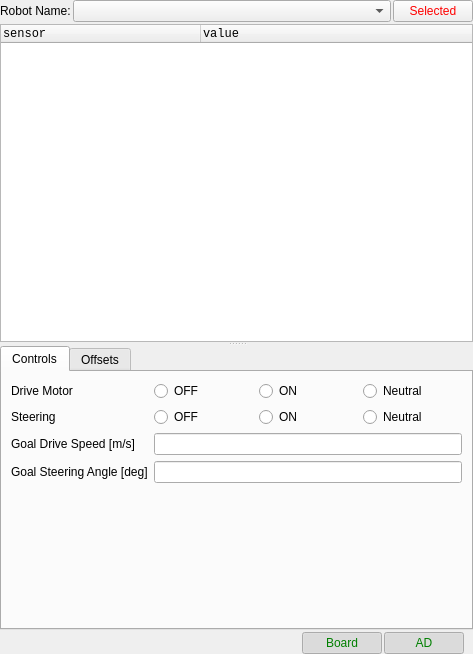
<?xml version="1.0" encoding="UTF-8"?>
<ui version="4.0">
 <class>PanelWidget</class>
 <widget class="QWidget" name="PanelWidget">
  <property name="geometry">
   <rect>
    <x>0</x>
    <y>0</y>
    <width>473</width>
    <height>654</height>
   </rect>
  </property>
  <property name="windowTitle">
   <string>Form</string>
  </property>
  <layout class="QVBoxLayout" name="verticalLayout">
   <property name="spacing">
    <number>2</number>
   </property>
   <property name="leftMargin">
    <number>0</number>
   </property>
   <property name="topMargin">
    <number>0</number>
   </property>
   <property name="rightMargin">
    <number>0</number>
   </property>
   <property name="bottomMargin">
    <number>0</number>
   </property>
   <item>
    <layout class="QHBoxLayout" name="robotNameLayout">
     <item>
      <widget class="QLabel" name="robotNameLabel">
       <property name="text">
        <string>Robot Name:</string>
       </property>
      </widget>
     </item>
     <item>
      <widget class="QComboBox" name="robotNameCombo">
       <property name="sizePolicy">
        <sizepolicy hsizetype="Expanding" vsizetype="Fixed">
         <horstretch>0</horstretch>
         <verstretch>0</verstretch>
        </sizepolicy>
       </property>
      </widget>
     </item>
     <item>
      <widget class="QPushButton" name="robotSelectedButton">
       <property name="toolTip">
        <string>Tools and teleoperation on/off</string>
       </property>
       <property name="styleSheet">
        <string notr="true">QPushButton {
    color: red;
}
QPushButton:checked {
    color: green;
}</string>
       </property>
       <property name="text">
        <string>Selected</string>
       </property>
       <property name="checkable">
        <bool>true</bool>
       </property>
       <property name="checked">
        <bool>false</bool>
       </property>
      </widget>
     </item>
    </layout>
   </item>
   <item>
    <widget class="QSplitter" name="splitter">
     <property name="orientation">
      <enum>Qt::Vertical</enum>
     </property>
     <widget class="QTreeWidget" name="treeWidget">
      <property name="font">
       <font>
        <family>Monospace</family>
       </font>
      </property>
      <property name="columnCount">
       <number>2</number>
      </property>
      <attribute name="headerVisible">
       <bool>true</bool>
      </attribute>
      <attribute name="headerDefaultSectionSize">
       <number>200</number>
      </attribute>
      <column>
       <property name="text">
        <string notr="true">sensor</string>
       </property>
      </column>
      <column>
       <property name="text">
        <string notr="true">value</string>
       </property>
      </column>
     </widget>
     <widget class="QTabWidget" name="controlsTabWidget">
      <property name="currentIndex">
       <number>0</number>
      </property>
      <widget class="QWidget" name="controlsTab">
       <attribute name="title">
        <string>Controls</string>
       </attribute>
       <layout class="QFormLayout" name="formLayout">
        <item row="0" column="0">
         <widget class="QLabel" name="motorLabel">
          <property name="text">
           <string>Drive Motor</string>
          </property>
         </widget>
        </item>
        <item row="0" column="1">
         <layout class="QHBoxLayout" name="motorRadioLayout">
          <item>
           <widget class="QRadioButton" name="motorOffRadio">
            <property name="text">
             <string>OFF</string>
            </property>
            <attribute name="buttonGroup">
             <string notr="true">motorGroup</string>
            </attribute>
           </widget>
          </item>
          <item>
           <widget class="QRadioButton" name="motorOnRadio">
            <property name="text">
             <string>ON</string>
            </property>
            <attribute name="buttonGroup">
             <string notr="true">motorGroup</string>
            </attribute>
           </widget>
          </item>
          <item>
           <widget class="QRadioButton" name="motorNeutralRadio">
            <property name="text">
             <string>Neutral</string>
            </property>
            <attribute name="buttonGroup">
             <string notr="true">motorGroup</string>
            </attribute>
           </widget>
          </item>
         </layout>
        </item>
        <item row="2" column="0">
         <widget class="QLabel" name="servoLabel">
          <property name="text">
           <string>Steering</string>
          </property>
         </widget>
        </item>
        <item row="2" column="1">
         <layout class="QHBoxLayout" name="servoRadioLayout">
          <item>
           <widget class="QRadioButton" name="servoOffRadio">
            <property name="text">
             <string>OFF</string>
            </property>
            <attribute name="buttonGroup">
             <string notr="true">servoGroup</string>
            </attribute>
           </widget>
          </item>
          <item>
           <widget class="QRadioButton" name="servoOnRadio">
            <property name="text">
             <string>ON</string>
            </property>
            <attribute name="buttonGroup">
             <string notr="true">servoGroup</string>
            </attribute>
           </widget>
          </item>
          <item>
           <widget class="QRadioButton" name="servoNeutralRadio">
            <property name="text">
             <string>Neutral</string>
            </property>
            <attribute name="buttonGroup">
             <string notr="true">servoGroup</string>
            </attribute>
           </widget>
          </item>
         </layout>
        </item>
        <item row="4" column="0">
         <widget class="QLabel" name="motorSpeedlabel">
          <property name="text">
           <string>Goal Drive Speed [m/s]</string>
          </property>
         </widget>
        </item>
        <item row="4" column="1">
         <widget class="QLineEdit" name="driveSpeedEdit"/>
        </item>
        <item row="5" column="0">
         <widget class="QLabel" name="steeringLabel">
          <property name="text">
           <string>Goal Steering Angle [deg]</string>
          </property>
         </widget>
        </item>
        <item row="5" column="1">
         <widget class="QLineEdit" name="steeringEdit"/>
        </item>
       </layout>
      </widget>
      <widget class="QWidget" name="offsetsTab">
       <attribute name="title">
        <string>Offsets</string>
       </attribute>
       <layout class="QGridLayout" name="gridLayout">
        <item row="0" column="0">
         <widget class="QLabel" name="label">
          <property name="sizePolicy">
           <sizepolicy hsizetype="Preferred" vsizetype="Minimum">
            <horstretch>0</horstretch>
            <verstretch>0</verstretch>
           </sizepolicy>
          </property>
          <property name="font">
           <font>
            <weight>75</weight>
            <bold>true</bold>
           </font>
          </property>
          <property name="text">
           <string>Put the robot on horizontal surface and press the button:</string>
          </property>
          <property name="alignment">
           <set>Qt::AlignBottom|Qt::AlignLeading|Qt::AlignLeft</set>
          </property>
          <property name="wordWrap">
           <bool>true</bool>
          </property>
         </widget>
        </item>
        <item row="0" column="1">
         <widget class="QPushButton" name="calibrateButton">
          <property name="toolTip">
           <string>You'll need to wait few seconds.</string>
          </property>
          <property name="text">
           <string>Calibrate</string>
          </property>
         </widget>
        </item>
        <item row="1" column="0" colspan="2">
         <widget class="QLabel" name="offsetsLabel">
          <property name="sizePolicy">
           <sizepolicy hsizetype="Preferred" vsizetype="Expanding">
            <horstretch>0</horstretch>
            <verstretch>0</verstretch>
           </sizepolicy>
          </property>
          <property name="text">
           <string>Offset Values</string>
          </property>
         </widget>
        </item>
        <item row="2" column="0" colspan="2">
         <widget class="QLabel" name="label_2">
          <property name="sizePolicy">
           <sizepolicy hsizetype="Preferred" vsizetype="Minimum">
            <horstretch>0</horstretch>
            <verstretch>0</verstretch>
           </sizepolicy>
          </property>
          <property name="font">
           <font>
            <weight>75</weight>
            <italic>true</italic>
            <bold>true</bold>
           </font>
          </property>
          <property name="text">
           <string>While steering being Neutral, manually make the front wheels be directed front. Then enter the value of current steering angle into the field below:</string>
          </property>
          <property name="alignment">
           <set>Qt::AlignBottom|Qt::AlignLeading|Qt::AlignLeft</set>
          </property>
          <property name="wordWrap">
           <bool>true</bool>
          </property>
         </widget>
        </item>
        <item row="3" column="0">
         <widget class="QLabel" name="steeringOffsetLabel">
          <property name="text">
           <string>Steering Angle [deg] :</string>
          </property>
         </widget>
        </item>
        <item row="3" column="1">
         <widget class="QLineEdit" name="steeringOffsetEdit">
          <property name="sizePolicy">
           <sizepolicy hsizetype="Minimum" vsizetype="Fixed">
            <horstretch>0</horstretch>
            <verstretch>0</verstretch>
           </sizepolicy>
          </property>
          <property name="toolTip">
           <string>Separate calibration for steering</string>
          </property>
         </widget>
        </item>
       </layout>
      </widget>
     </widget>
    </widget>
   </item>
   <item>
    <layout class="QHBoxLayout" name="buttonsLayout">
     <property name="leftMargin">
      <number>9</number>
     </property>
     <property name="rightMargin">
      <number>9</number>
     </property>
     <item>
      <widget class="QLabel" name="batteryLabel">
       <property name="toolTip">
        <string>Motor Battery</string>
       </property>
       <property name="text">
        <string/>
       </property>
       <property name="pixmap">
        <pixmap resource="../res/main.qrc">:/battery_4.png</pixmap>
       </property>
      </widget>
     </item>
     <item>
      <widget class="QLabel" name="joyLabel">
       <property name="maximumSize">
        <size>
         <width>32</width>
         <height>32</height>
        </size>
       </property>
       <property name="text">
        <string/>
       </property>
       <property name="pixmap">
        <pixmap resource="../res/main.qrc">:/joystick.png</pixmap>
       </property>
       <property name="scaledContents">
        <bool>true</bool>
       </property>
      </widget>
     </item>
     <item>
      <spacer name="horizontalSpacer">
       <property name="orientation">
        <enum>Qt::Horizontal</enum>
       </property>
       <property name="sizeHint" stdset="0">
        <size>
         <width>40</width>
         <height>20</height>
        </size>
       </property>
      </spacer>
     </item>
     <item>
      <widget class="QLabel" name="errorLabel">
       <property name="text">
        <string/>
       </property>
       <property name="pixmap">
        <pixmap resource="../res/main.qrc">:/error.png</pixmap>
       </property>
       <property name="alignment">
        <set>Qt::AlignCenter</set>
       </property>
      </widget>
     </item>
     <item>
      <widget class="QPushButton" name="boardButton">
       <property name="sizePolicy">
        <sizepolicy hsizetype="Minimum" vsizetype="Preferred">
         <horstretch>0</horstretch>
         <verstretch>0</verstretch>
        </sizepolicy>
       </property>
       <property name="toolTip">
        <string>Baseboard on/off</string>
       </property>
       <property name="styleSheet">
        <string notr="true">QPushButton {
    color: red;
}
QPushButton:checked {
    color: green;
}</string>
       </property>
       <property name="text">
        <string>Board</string>
       </property>
       <property name="checkable">
        <bool>true</bool>
       </property>
       <property name="checked">
        <bool>true</bool>
       </property>
      </widget>
     </item>
     <item>
      <widget class="QPushButton" name="adButton">
       <property name="sizePolicy">
        <sizepolicy hsizetype="Minimum" vsizetype="Preferred">
         <horstretch>0</horstretch>
         <verstretch>0</verstretch>
        </sizepolicy>
       </property>
       <property name="toolTip">
        <string>Autonomous driving on/off</string>
       </property>
       <property name="styleSheet">
        <string notr="true">QPushButton {
    color: red;
}
QPushButton:checked {
    color: green;
}</string>
       </property>
       <property name="text">
        <string>AD</string>
       </property>
       <property name="checkable">
        <bool>true</bool>
       </property>
       <property name="checked">
        <bool>true</bool>
       </property>
      </widget>
     </item>
    </layout>
   </item>
  </layout>
 </widget>
 <resources>
  <include location="../res/main.qrc"/>
 </resources>
 <connections/>
 <buttongroups>
  <buttongroup name="servoGroup"/>
  <buttongroup name="motorGroup"/>
 </buttongroups>
</ui>
